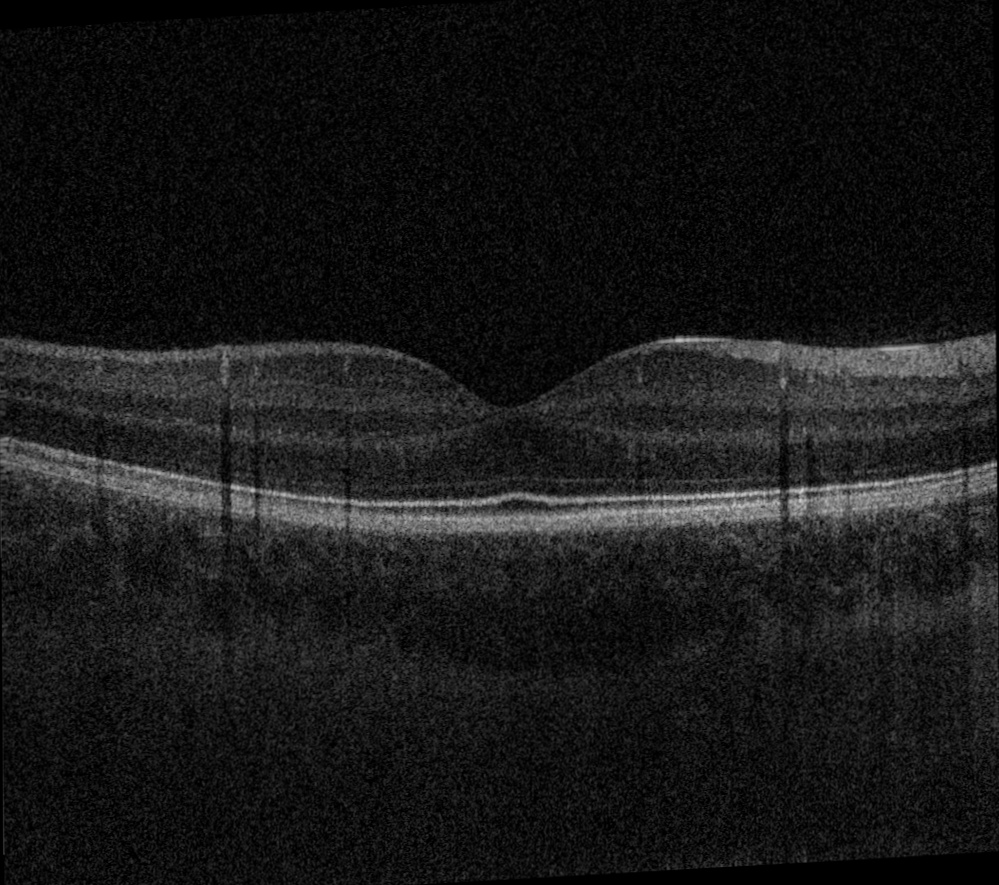
#> input picture images/original.png, 999 x 885 px
$ jupyter execute --allow-errors segmentation.ipynb
#> lines starting #> are read from the running program, lines starting #| are printed output that depends on the picture; after the words box and inside, x2 and y2 are one past the last pixel; in counts of white or black regions, pixels touching at a corner belong together
[cell 1]
# Importing necessary libraries
from skimage import data
from skimage import filters
from skimage.color import rgb2gray
import matplotlib.pyplot as plt

import numpy as np
import imageio
import random
import scipy.ndimage as ndimage
import matplotlib as mpl
import matplotlib.pyplot as plt
import matplotlib.path as mpath
import matplotlib.patches as mpatches
import matplotlib.bezier as mbezier
from sklearn.metrics.pairwise import euclidean_distances

[cell 2]
IMAGE_DIR = '../images'
IMAGE_NAME='original'
MASK = [320, 560, 160, 880] # ymin ymax xmin xmax
params = ["x", "y", "r", "theta", "dr", "dgamma", "width", "colour"]

def crop (image, mask):
    h, w = np.shape(image)
#> h = 885; w = 999
    return image[max(mask[0],0):min(mask[1],h), max(mask[2],0):min(mask[3],w)]
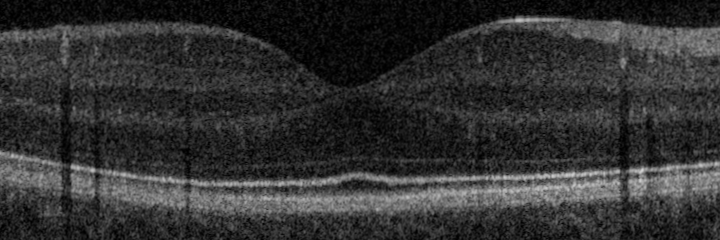
#> returned value: shape (240, 720); min 0, max 210, mean 49.3


def prep_image (imdir, imname, mask):
    print("Image name (shape) (intensity max, min, mean, std)\n")
    image = np.flipud(crop(imageio.imread(imdir+'/'+imname+".png"), mask))
#> image: shape (240, 720); min 0, max 210, mean 49.3
    print("{} {} ({}, {}, {}, {})".format(imname, np.shape(image), np.max(image), np.min(image), round(np.mean(image),1), round(np.std(image),1)))
#| original (240, 720) (210, 0, 49.3, 34.8)
    # plt.imshow(image, vmin=0, vmax=255, cmap='gray', origin='lower') # use vmin and vmax to stop imshow from scaling
    plt.show()
    return image

original_image = prep_image(IMAGE_DIR, IMAGE_NAME, MASK)

[cell 3]
image = ndimage.gaussian_filter(original_image, sigma=(3, 16), order=0)
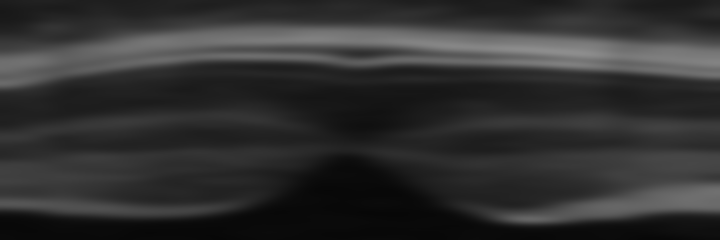
#> image: shape (240, 720); min 7, max 141, mean 48.3
plt.imshow(image, interpolation='nearest', cmap='gray')
plt.title("Gaussian Smoothing")
plt.show()

[cell 4]
# Setting plot size to 15, 15
plt.figure(figsize=(15, 15))

# Sample Image of scikit-image package
# gray_image = rgb2gray(image)
gray_image = image

# Computing Otsu's thresholding value
threshold = filters.threshold_otsu(gray_image)
#> threshold = 66

# Computing binarized values using the obtained
# threshold
binarized_image = (gray_image > threshold)*1
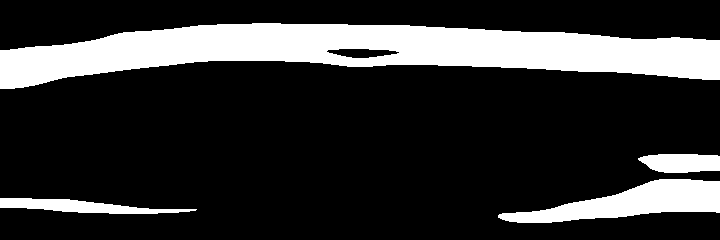
#> binarized_image: shape (240, 720) int64; values 0 (black) and 1 (white), 20.1% white; 4 white regions, box (x1, y1, x2, y2) and area: (0, 23, 720, 89) 26772, (498, 179, 720, 223) 4963, (0, 198, 197, 214) 1660, (638, 154, 720, 173) 1304
plt.subplot(2,2,1)
plt.title("Threshold: >"+str(threshold))

# Displaying the binarized image
plt.imshow(binarized_image, cmap = "gray")

# Computing Ni black's local pixel
# threshold values for every pixel
threshold = filters.threshold_niblack(gray_image)

# Computing binarized values using the obtained
# threshold
binarized_image = (gray_image > threshold)*1
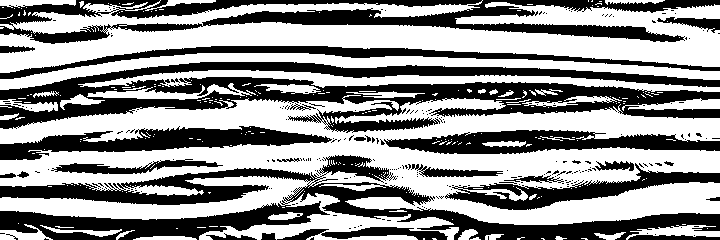
#> binarized_image: shape (240, 720) int64; values 0 (black) and 1 (white), 56.8% white; 239 black regions (213 under 20 px), largest, box (x1, y1, x2, y2) and area: (0, 62, 720, 133) 21296, (0, 155, 720, 240) 17801, (0, 0, 720, 44) 12183
plt.subplot(2,2,2)
plt.title("Niblack Thresholding")

# Displaying the binarized image
plt.imshow(binarized_image, cmap = "gray")

# Computing Sauvola's local pixel threshold
# values for every pixel - Not Binarized
threshold = filters.threshold_sauvola(gray_image)
plt.subplot(2,2,3)
plt.title("Sauvola Thresholding")

# Displaying the local threshold values
plt.imshow(threshold, cmap = "gray")

# Computing Sauvola's local pixel
# threshold values for every pixel - Binarized
binarized_image = (gray_image > threshold)*1
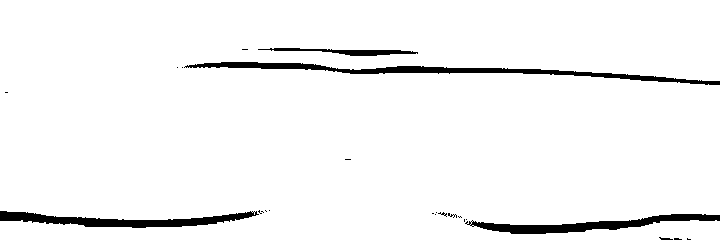
#> binarized_image: shape (240, 720) int64; values 0 (black) and 1 (white), 95.9% white; 24 black regions (19 under 20 px), largest, box (x1, y1, x2, y2) and area: (184, 62, 720, 85) 2593, (0, 211, 259, 228) 1941, (465, 214, 720, 234) 1865, (258, 48, 418, 56) 554, (659, 237, 673, 240) 24
plt.subplot(2,2,4)
plt.title("Sauvola Thresholding - Converting to 0's and 1's")

# Displaying the binarized image
plt.imshow(binarized_image, cmap = "gray")

[cell 5]
import matplotlib.pyplot as plt
from skimage.color import rgb2gray
from skimage import data, img_as_float
from skimage.segmentation import chan_vese
fig, axes = plt.subplots(1, 3, figsize=(30, 20))

# Sample Image of scikit-image package
# gray_imgage = rgb2gray(imgage)
gray_imgage = image

# Computing the Chan VESE segmentation technique
chanvese_gray_imgage = chan_vese(gray_imgage,
									max_iter=100,
									extended_output=True)

ax = axes.flatten()

# Plotting the original image
ax[0].imshow(gray_imgage, cmap="gray")
ax[0].set_title("Original Image")

# Plotting the segmented - 100 iterations image
ax[1].imshow(chanvese_gray_imgage[0], cmap="gray")
title = "Chan-Vese segmentation - {} iterations"
format(len(chanvese_gray_imgage[2]))

ax[1].set_title(title)

# Plotting the final level set
ax[2].imshow(chanvese_gray_imgage[1], cmap="gray")
ax[2].set_title("Final Level Set")
plt.show()
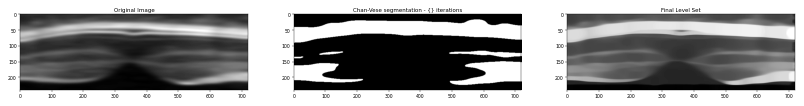
#> figure drawn by matplotlib, 3 panels

[cell 6]
np.round(chanvese_gray_imgage[1], decimals=3)

[cell 7]
plt.imshow(chanvese_gray_imgage[1], cmap="gray")
plt.show()
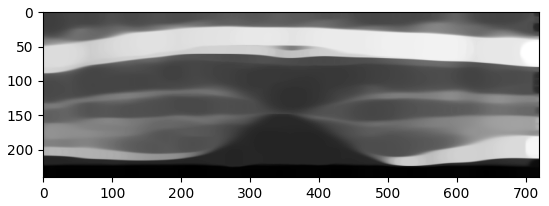
#> figure drawn by matplotlib, 1 panel

[cell 8]
# Importing required libraries
from skimage.segmentation import slic
from skimage.color import label2rgb

# Setting the plot size as 15, 15
plt.figure(figsize=(15,15))


# Applying Simple Linear Iterative
# Clustering on the image
# - 50 segments & compactness = 10
#> (the rest of this cell did not finish here and is left out)

[cell 9]
import numpy as np
import imageio
import scipy.ndimage as ndimage
import matplotlib.pyplot as plt
from skimage.segmentation import chan_vese


IMAGE_DIR = '../images'
IMAGE_NAME='original'
MASK = [320, 560, 160, 880] # ymin ymax xmin xmax
params = ["x", "y", "r", "theta", "dr", "dgamma", "width", "colour"]

def crop (image, mask):
    h, w = np.shape(image)
#> h = 885; w = 999
    return image[max(mask[0],0):min(mask[1],h), max(mask[2],0):min(mask[3],w)]


def prep_image (imdir, imname, mask):
    print("Image name (shape) (intensity max, min, mean, std)\n")
    image = np.flipud(crop(imageio.imread(imdir+'/'+imname+".png"), mask))
    print("{} {} ({}, {}, {}, {})".format(imname, np.shape(image), np.max(image), np.min(image), round(np.mean(image),1), round(np.std(image),1)))
#| original (240, 720) (210, 0, 49.3, 34.8)
    # plt.imshow(image, vmin=0, vmax=255, cmap='gray', origin='lower') # use vmin and vmax to stop imshow from scaling
    plt.show()
    return image

original_image = prep_image(IMAGE_DIR, IMAGE_NAME, MASK)

plt.imshow(original_image, interpolation='nearest', cmap='gray')
plt.show()
# plt.savefig("../images/original_image.png")

image = ndimage.gaussian_filter(original_image, sigma=(1, 16), order=0)
plt.imshow(image, interpolation='nearest', cmap='gray')
plt.show()
# plt.savefig("../images/smoothed.png")


fig, axes = plt.subplots(1, 3, figsize=(10, 10))

# Sample Image of scikit-image package
# gray_imgage = rgb2gray(imgage)
gray_imgage = image

# Computing the Chan VESE segmentation technique
chanvese_gray_imgage = chan_vese(gray_imgage,
									max_num_iter=100,
									extended_output=True)

ax = axes.flatten()

# Plotting the original image
ax[0].imshow(gray_imgage, cmap="gray")
# ax[0].set_title("Original Image")

# Plotting the segmented - 100 iterations image
ax[1].imshow(chanvese_gray_imgage[0], cmap="gray")
title = "Chan-Vese segmentation - {} iterations"
format(len(chanvese_gray_imgage[2]))

ax[1].set_title(title)

# Plotting the final level set
ax[2].imshow(chanvese_gray_imgage[1], cmap="gray")
ax[2].set_title("Final Level Set")
plt.show()
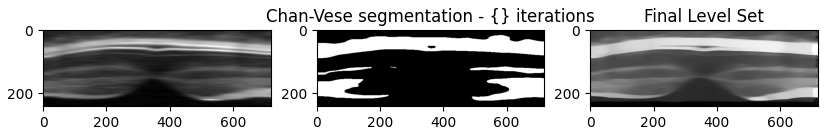
#> figure drawn by matplotlib, 3 panels
# plt.savefig("../images/comparison.png")


chansvese_rounded = np.round(chanvese_gray_imgage[1], decimals=2)
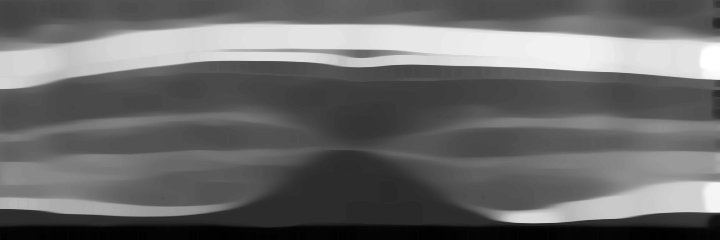
#> chansvese_rounded: shape (240, 720) float64; min -0.5, max 0.6, mean -0.0402; drawn with min black and max white
plt.imshow(chansvese_rounded, cmap="gray")
plt.show()
# plt.savefig("../images/rounded_level_set.png")

[cell 10]
chansvese_rounded = np.round(chanvese_gray_imgage[1], decimals=1)
plt.imshow(chansvese_rounded, cmap="gray")
plt.title("Rounded 1dp")
plt.show()

[cell 11]
diff = chansvese_rounded - chanvese_gray_imgage[0]
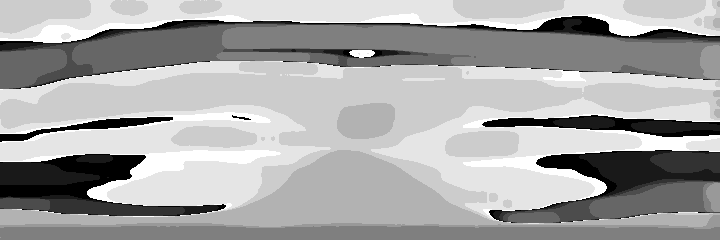
#> diff: shape (240, 720) float64; min -1, max 0, mean -0.344; drawn with min black and max white

[cell 12]
sum(diff[0])+sum(diff[1])
#> Out = -212.7

[cell 13]
sum(sum(diff))
#> Out = -59416.5

$ run again, with images/averaged.png copied over images/original.png
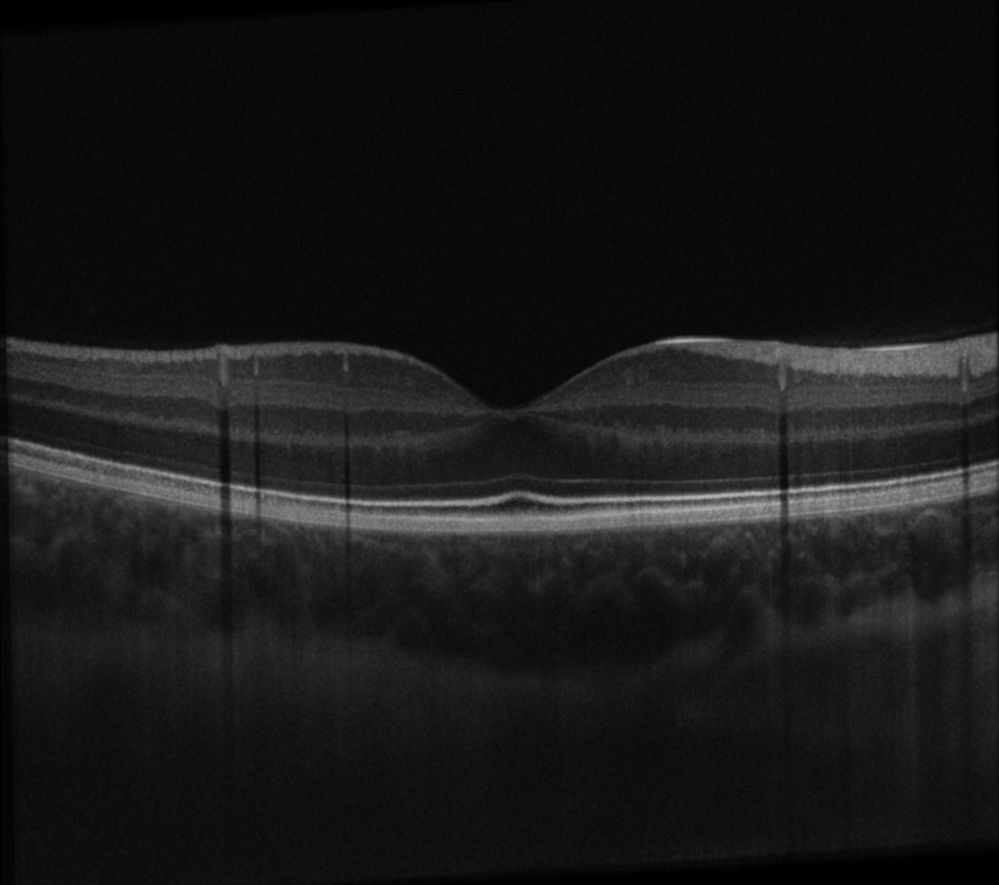
#> input picture images/averaged.png, 999 x 885 px
#> in crop, `h, w = np.shape(image)`: h = 885; w = 999
#| original (240, 720) (182, 5, 49.4, 32.4)
#> `threshold = filters.threshold_otsu(gray_image)`: threshold = 67
#> `binarized_image = (gray_image > threshold)*1`:
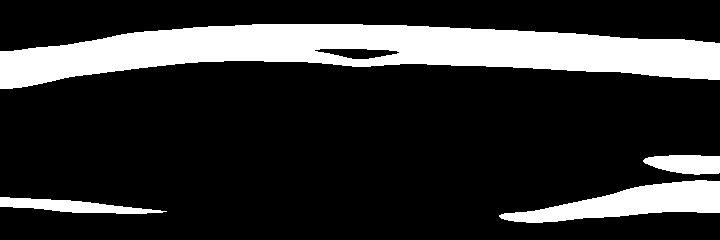
#> binarized_image: shape (240, 720) int64; values 0 (black) and 1 (white), 19.5% white; 4 white regions, box (x1, y1, x2, y2) and area: (0, 24, 720, 89) 26289, (499, 180, 720, 223) 4825, (0, 197, 167, 214) 1451, (643, 155, 720, 175) 1211
#> in crop, `h, w = np.shape(image)`: h = 885; w = 999
#| original (240, 720) (182, 5, 49.4, 32.4)
#> `diff = chansvese_rounded - chanvese_gray_imgage[0]`:
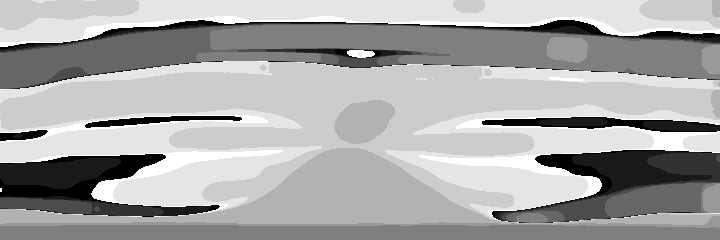
#> diff: shape (240, 720) float64; min -1, max 0, mean -0.341; drawn with min black and max white
#> `sum(diff[0])+sum(diff[1])`: Out = -187.8
#> `sum(sum(diff))`: Out = -58960.3
